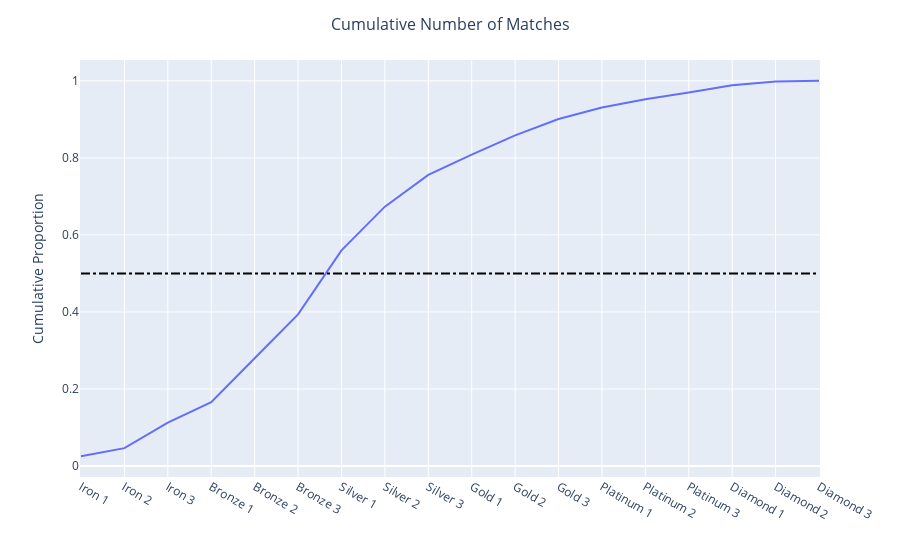

Write notebook code for a chart like this one.
### Code cell
matches_df['cum_matches'] = matches_df.cumsum()
total_matches = matches_df['Matches'].sum()
fig = px.line(matches_df['cum_matches']/total_matches)
fig.add_shape(type='line',
                x0=0,
                y0=0.5,
                x1=num_ranks-1,
                y1=0.5,
                line=dict(color='Black', dash='dashdot'),
                xref='x',
                yref='y'
)
fig.update_layout(
    title={'text': f"Cumulative Number of Matches", 'x': 0.5,
                         'xanchor': 'center', 'font': {'size': 16}},
    xaxis_title="", yaxis_title="Cumulative Proportion", showlegend=False
)
fig.show()

### Figure 1 — Plotly figure (JSON) as saved in the notebook; plotly's stock layout.template omitted (floating-point values rounded to 4 significant figures)
{"data": [{"hovertemplate": "variable=cum_matches<br>index=%{x}<br>value=%{y}<extra></extra>", "legendgroup": "cum_matches", "line": {"color": "#636efa", "dash": "solid"}, "marker": {"symbol": "circle"}, "mode": "lines", "name": "cum_matches", "orientation": "v", "showlegend": true, "type": "scatter", "x": ["Iron 1", "Iron 2", "Iron 3", "Bronze 1", "Bronze 2", "Bronze 3", "Silver 1", "Silver 2", "Silver 3", "Gold 1", "Gold 2", "Gold 3", "Platinum 1", "Platinum 2", "Platinum 3", "Diamond 1", "Diamond 2", "Diamond 3"], "xaxis": "x", "y": [0.02567, 0.04653, 0.1125, 0.1659, 0.2798, 0.3937, 0.5599, 0.6734, 0.7558, 0.8085, 0.8585, 0.901, 0.9307, 0.9522, 0.9697, 0.9884, 0.9981, 1], "yaxis": "y"}], "layout": {"legend": {"title": {"text": "variable"}, "tracegroupgap": 0}, "margin": {"t": 60}, "shapes": [{"line": {"color": "Black", "dash": "dashdot"}, "type": "line", "x0": 0, "x1": 17, "xref": "x", "y0": 0.5, "y1": 0.5, "yref": "y"}], "showlegend": false, "title": {"font": {"size": 16}, "text": "Cumulative Number of Matches", "x": 0.5, "xanchor": "center"}, "xaxis": {"anchor": "y", "domain": [0, 1], "title": {"text": ""}}, "yaxis": {"anchor": "x", "domain": [0, 1], "title": {"text": "Cumulative Proportion"}}}}
